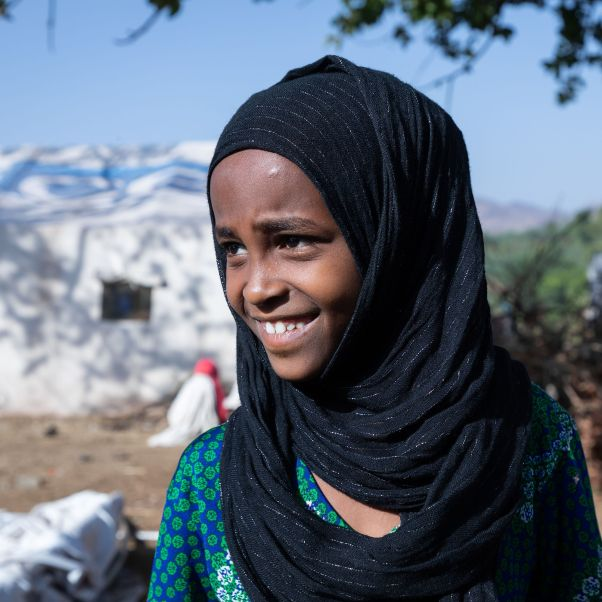
#> input picture projectspy/face_detection/test.jpg, 602 x 602 px
$ python face_detection.py
#> lines starting #> are read from the running program, lines starting #| are printed output that depends on the picture; after the words box and inside, x2 and y2 are one past the last pixel; in counts of white or black regions, pixels touching at a corner belong together
import sys
sys.path.append('c:/msys64/mingw64/lib/python3.10/site-packages')

import cv2


face_cascade = cv2.CascadeClassifier('haarcascade_frontalface_default.xml')

img = cv2.imread('test.jpg')
#> img is the input picture: shape (602, 602, 3); mean B, G, R 120.5, 106.4, 95.7

gray = cv2.cvtColor(img, cv2.COLOR_BGR2GRAY)
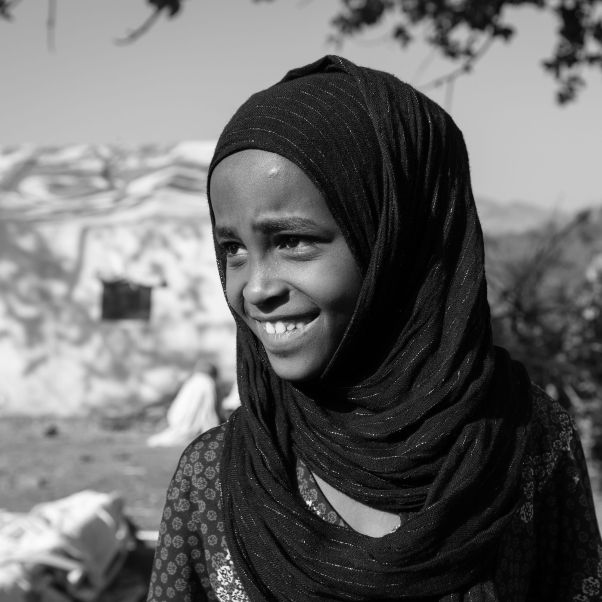
#> gray: shape (602, 602); min 0, max 255, mean 104.8

faces = face_cascade.detectMultiScale(gray, 1.1, 4)
#> faces = [[189, 167, 197, 197]]

for (x, y, w, h) in faces:
    cv2.rectangle(img, (x, y), (x + w, y + h), (225, 0, 0), 2)
#> this loop made 1 pass
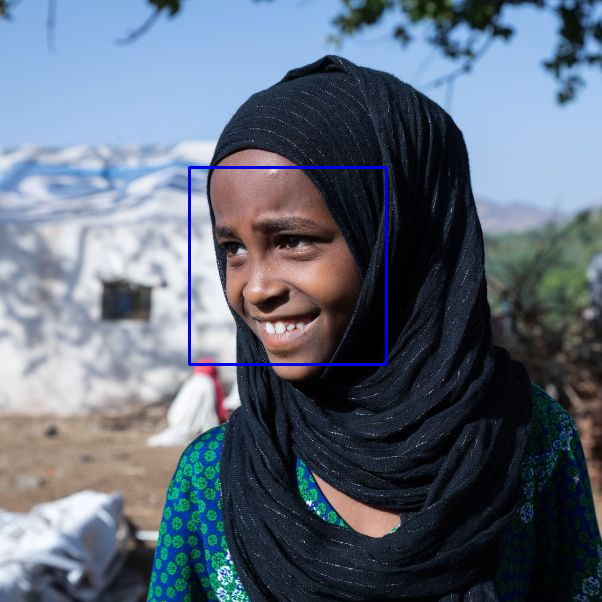
#> img: shape (602, 602, 3); 0.65% of pixels changed, all inside (x1, y1, x2, y2) = (188, 166, 388, 366)

cv2.imshow('img', img)
cv2.waitKey()

cv2.imwrite("face_detected.jpg", img)
